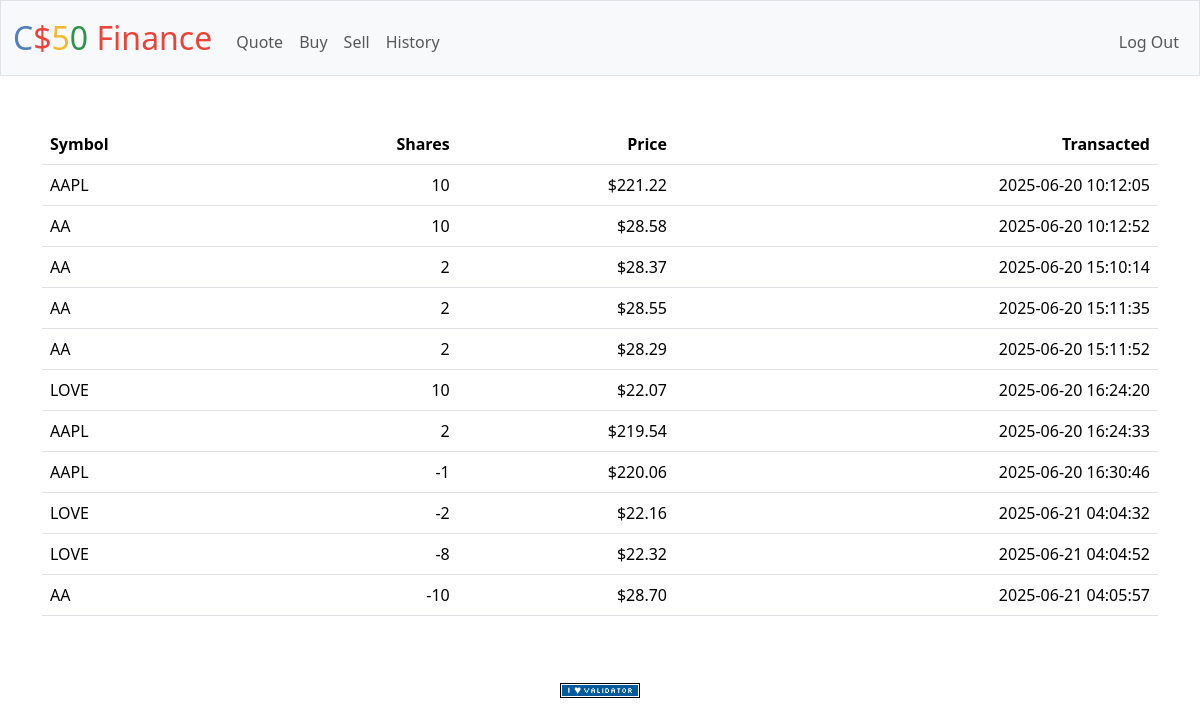
The app's page /history (signed in) with its own data.
### tables this page shows
CREATE TABLE purchases (
    id INTEGER PRIMARY KEY AUTOINCREMENT,
    user_id INTEGER NOT NULL,
    symbol TEXT NOT NULL,
    shares INTEGER NOT NULL,
    price NUMERIC NOT NULL,
    time DATETIME DEFAULT CURRENT_TIMESTAMP,
    FOREIGN KEY (user_id) REFERENCES users(id)
);

### app.py (the view)
@app.route("/history")
@login_required
def history():
    historys = db.execute("SELECT * FROM purchases WHERE user_id = ?", session["user_id"])
    return render_template("history.html", historys=historys)

### app.py (called while the page is built)
@app.after_request
def after_request(response):
    response.headers["Cache-Control"] = "no-cache, no-store, must-revalidate"
    response.headers["Expires"] = 0
    response.headers["Pragma"] = "no-cache"
    return response

### helpers.py (called while the page is built)
def login_required(f):
    @wraps(f)
    def decorated_function(*args, **kwargs):
        if session.get("user_id") is None:
            return redirect("/login")
        return f(*args, **kwargs)
    return decorated_function

def usd(value):
    return f"${value:,.2f}"

### templates/history.html (shortened to what this page needs)
{% extends "layout.html" %}
{% block main %}
<table class="table">
    <thead>
        <tr>
            <th class="text-start">Symbol</th>
            <th class="text-end">Shares</th>
            <th class="text-end">Price</th>
            <th class="text-end">Transacted</th>
        </tr>
    </thead>
    <tbody>
        {% for history in historys %}
        <tr>
            <td class="text-start">{{history.symbol}}</td>
            <td class="text-end">{{history.shares}}</td>
            <td class="text-end">{{history.price | usd}}</td>
            <td class="text-end">{{history.time}}</td>
        </tr>
        {% endfor %}
    </tbody>
</table>
{% endblock %}

### templates/layout.html (shortened to what this page needs)
<!DOCTYPE html>
<html lang="en">
    <head>
        <link href="https://cdn.jsdelivr.net/npm/bootstrap@5.3.3/dist/css/bootstrap.min.css" rel="stylesheet">
        <link href="/static/styles.css" rel="stylesheet">
    </head>
    <body>
        <nav class="bg-light border navbar navbar-expand-md navbar-light">
            <div class="container-fluid">
                <a class="navbar-brand" href="/"><span class="blue">C</span><span class="red">$</span><span class="yellow">5</span><span class="green">0</span> <span class="red">Finance</span></a>
                <div class="collapse navbar-collapse" id="navbar">
                    {% if session["user_id"] %}
                        <ul class="navbar-nav me-auto mt-2">
                            <li class="nav-item"><a class="nav-link" href="/quote">Quote</a></li>
                            <li class="nav-item"><a class="nav-link" href="/buy">Buy</a></li>
                            <li class="nav-item"><a class="nav-link" href="/sell">Sell</a></li>
                            <li class="nav-item"><a class="nav-link" href="/history">History</a></li>
                        </ul>
                        <ul class="navbar-nav ms-auto mt-2">
                            <li class="nav-item"><a class="nav-link" href="/logout">Log Out</a></li>
                        </ul>
                    {% else %}
                        <ul class="navbar-nav ms-auto mt-2">
                            <li class="nav-item"><a class="nav-link" href="/register">Register</a></li>
                            <li class="nav-item"><a class="nav-link" href="/login">Log In</a></li>
                        </ul>
                    {% endif %}
                </div>
            </div>
        </nav>
        <main class="container py-5 text-center">
            {% block main %}{% endblock %}
        </main>
        <footer class="mb-5">
            <form action="https://validator.w3.org/check" class="text-center" enctype="multipart/form-data" method="post" target="_blank">
                <input alt="Validate" src="/static/I_heart_validator.png" type="image">
            </form>
        </footer>
    </body>
</html>

### static/styles.css (style rules this page uses)
nav .navbar-brand { font-size: xx-large; }
nav .navbar-brand .blue { color: #537fbe; }
nav .navbar-brand .red { color: #ea433b; }
nav .navbar-brand .yellow { color: #f5b82e; }
nav .navbar-brand .green { color: #2e944b; }

### records on screen
purchases: symbol "AAPL", shares "10", price "$221.22", time "2025-06-20 10:12:05"
purchases: symbol "AA", shares "10", price "$28.58", time "2025-06-20 10:12:52"
purchases: symbol "AA", shares "2", price "$28.37", time "2025-06-20 15:10:14"
purchases: symbol "AA", shares "2", price "$28.55", time "2025-06-20 15:11:35"
purchases: symbol "AA", shares "2", price "$28.29", time "2025-06-20 15:11:52"
purchases: symbol "LOVE", shares "10", price "$22.07", time "2025-06-20 16:24:20"
purchases: symbol "AAPL", shares "2", price "$219.54", time "2025-06-20 16:24:33"
purchases: symbol "AAPL", shares "-1", price "$220.06", time "2025-06-20 16:30:46"
purchases: symbol "LOVE", shares "-2", price "$22.16", time "2025-06-21 04:04:32"
purchases: symbol "LOVE", shares "-8", price "$22.32", time "2025-06-21 04:04:52"
purchases: symbol "AA", shares "-10", price "$28.70", time "2025-06-21 04:05:57"
